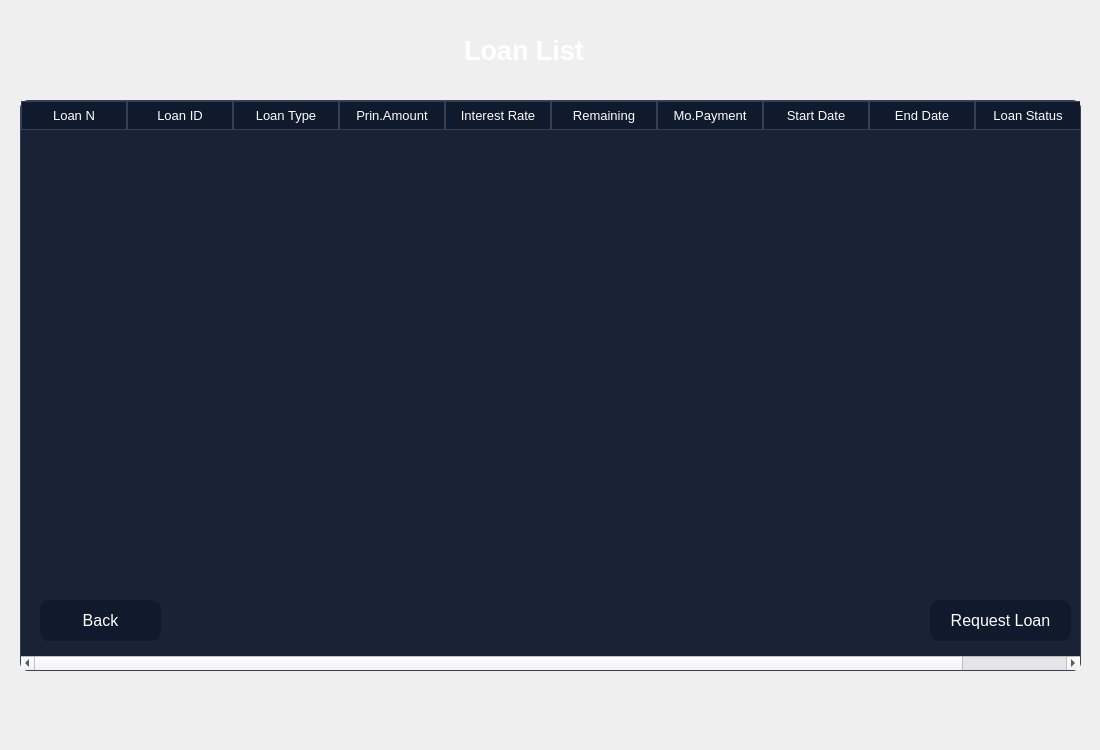
<?xml version="1.0" encoding="UTF-8"?>
<ui version="4.0">
 <class>showloans</class>
 <widget class="QDialog" name="showloans">
  <property name="geometry">
   <rect>
    <x>0</x>
    <y>0</y>
    <width>1100</width>
    <height>750</height>
   </rect>
  </property>
  <property name="windowTitle">
   <string>Dialog</string>
  </property>
  <property name="styleSheet">
   <string notr="true">QTableWidget {
    background-color: #1A2236;
    color: #FFFFFF;
    border: 1px solid #3A3F58;
    gridline-color: #3A3F58;
    font-family: &quot;Inter&quot;;
    font-size: 10pt;
    border-radius: 8px;
    selection-background-color: #0F5FFF;
    selection-color: #FFFFFF;
}

QHeaderView::section {
    background-color: #0F1A2C;
    color: #FFFFFF;
    border: 1px solid #3A3F58;
    padding: 4px;
    font-family: &quot;Montserrat SemiBold&quot;;
    font-size: 10pt;
}

QTableWidget::item:selected {
    background-color: #0F5FFF;
    color: #FFFFFF;
}
QGroupBox {
    border: 1.5px solid #BFC5D2;
    border-radius: 12px;
    margin-top: 25px;
    color: white;
    font-family: &quot;Segoe UI Semibold&quot;;
    font-size: 14pt;
}

QGroupBox::title {
    subcontrol-origin: margin;
    padding: 4px 10px;
}
QPushButton {
    background-color: #0F1A2C;
    color: #FFFFFF;
	border-color: rgb(0, 0, 0);
    border-radius: 10px;
    font-family: &quot;Montserrat SemiBold&quot;;
    font-size: 12pt;
    padding: 6px 12px;
}

QPushButton:hover {
    background-color: #1A2942;
}

QPushButton:pressed {
    background-color: #09111A;
}
QLineEdit {
    background-color: #FFFFFF;
    border: 1px solid #C6D4E1;
    border-radius: 8px;
    padding: 6px;
    color: #0A1320;
    font-family: &quot;Inter&quot;;
    font-size: 11pt;
}

QLineEdit:focus {
    border: 1px solid #00B4FF;
    background-color: #F8FBFF;
}
QComboBox {
    background-color: #FFFFFF;
    border: 1px solid #C6D4E1;
    border-radius: 8px;
    padding: 6px;
    color: #0A1320;
    font-family: &quot;Inter&quot;;
    font-size: 11pt;
}

QComboBox:focus {
    border: 1px solid #00B4FF;
    background-color: #F8FBFF;
}

QComboBox::drop-down {
    subcontrol-origin: padding;
    subcontrol-position: top right;
    width: 20px;
    border-left: 1px solid #C6D4E1;
}

QComboBox::down-arrow {
    
	image: url(:/new/prefix1/icon.png);
    width: 12px;
    height: 12px;
}
QDateEdit {
    background-color: #FFFFFF;
    border: 1px solid #C6D4E1;
    border-radius: 8px;
    padding: 6px;
    color: #0A1320;
    font-family: &quot;Inter&quot;;
    font-size: 11pt;
}

QDateEdit:focus {
    border: 1px solid #00B4FF;
    background-color: #F8FBFF;
}

QDateEdit::drop-down {
    subcontrol-origin: padding;
    subcontrol-position: top right;
    width: 20px;
    border-left: 1px solid #C6D4E1;
}

QDateEdit::down-arrow {
    image: url(:/new/prefix1/icon.png);
    width: 12px;
    height: 12px;
}
QDateEdit::up-arrow {
    
	image: url(:/new/prefix1/icon3.webp);
    width: 12px;
    height: 12px;
}

QTabWidget::pane {
    border: 1px solid #3A3F58;
    border-radius: 8px;
    background-color: #1A2236;
}

QTabBar::tab {
    background: #0F1A2C;
    color: #FFFFFF;
    border: 1px solid #3A3F58;
    border-bottom: none;
    border-top-left-radius: 8px;
    border-top-right-radius: 8px;
    padding: 8px 16px;
    font-family: &quot;Montserrat SemiBold&quot;;
    font-size: 10pt;
}

QTabBar::tab:selected {
    background: #0F5FFF;
    color: #FFFFFF;
}

QTabBar::tab:hover {
    background: #1A2942;
}</string>
  </property>
  <widget class="QLabel" name="label">
   <property name="geometry">
    <rect>
     <x>400</x>
     <y>20</y>
     <width>241</width>
     <height>61</height>
    </rect>
   </property>
   <property name="styleSheet">
    <string notr="true">color: #FFFFFF; 
font-family: &quot;Montserrat SemiBold&quot;; 
font-size: 20pt;
font-weight: 700; 
padding: 4px 0;

</string>
   </property>
   <property name="text">
    <string>&lt;html&gt;&lt;head/&gt;&lt;body&gt;&lt;p align=&quot;center&quot;&gt;Loan List&lt;/p&gt;&lt;/body&gt;&lt;/html&gt;</string>
   </property>
  </widget>
  <widget class="QTableWidget" name="tableWidget">
   <property name="geometry">
    <rect>
     <x>20</x>
     <y>100</y>
     <width>1061</width>
     <height>571</height>
    </rect>
   </property>
   <property name="minimumSize">
    <size>
     <width>50</width>
     <height>0</height>
    </size>
   </property>
   <property name="font">
    <font>
     <family>Inter</family>
     <pointsize>10</pointsize>
     <bold>false</bold>
    </font>
   </property>
   <attribute name="horizontalHeaderDefaultSectionSize">
    <number>106</number>
   </attribute>
   <column>
    <property name="text">
     <string>Loan N</string>
    </property>
   </column>
   <column>
    <property name="text">
     <string>Loan ID</string>
    </property>
   </column>
   <column>
    <property name="text">
     <string>Loan Type</string>
    </property>
   </column>
   <column>
    <property name="text">
     <string>Prin.Amount</string>
    </property>
   </column>
   <column>
    <property name="text">
     <string>Interest Rate</string>
    </property>
   </column>
   <column>
    <property name="text">
     <string>Remaining</string>
    </property>
   </column>
   <column>
    <property name="text">
     <string>Mo.Payment</string>
    </property>
   </column>
   <column>
    <property name="text">
     <string>Start Date</string>
    </property>
   </column>
   <column>
    <property name="text">
     <string>End Date</string>
    </property>
   </column>
   <column>
    <property name="text">
     <string>Loan Status</string>
    </property>
   </column>
  </widget>
  <widget class="QPushButton" name="loan">
   <property name="geometry">
    <rect>
     <x>930</x>
     <y>600</y>
     <width>141</width>
     <height>41</height>
    </rect>
   </property>
   <property name="text">
    <string>Request Loan</string>
   </property>
  </widget>
  <widget class="QLabel" name="l">
   <property name="geometry">
    <rect>
     <x>210</x>
     <y>170</y>
     <width>701</width>
     <height>81</height>
    </rect>
   </property>
   <property name="styleSheet">
    <string notr="true">color: rgb(170, 0, 0);
font: 700 18pt &quot;Segoe UI&quot;;
</string>
   </property>
   <property name="text">
    <string/>
   </property>
  </widget>
  <widget class="QLabel" name="label_2">
   <property name="geometry">
    <rect>
     <x>0</x>
     <y>0</y>
     <width>1100</width>
     <height>750</height>
    </rect>
   </property>
   <property name="styleSheet">
    <string notr="true">image: url(:/new/prefix1/bg.jpg);</string>
   </property>
   <property name="text">
    <string/>
   </property>
  </widget>
  <widget class="QPushButton" name="back">
   <property name="geometry">
    <rect>
     <x>40</x>
     <y>600</y>
     <width>121</width>
     <height>41</height>
    </rect>
   </property>
   <property name="text">
    <string>Back</string>
   </property>
  </widget>
  <zorder>label_2</zorder>
  <zorder>label</zorder>
  <zorder>tableWidget</zorder>
  <zorder>loan</zorder>
  <zorder>l</zorder>
  <zorder>back</zorder>
 </widget>
 <resources/>
 <connections/>
</ui>
